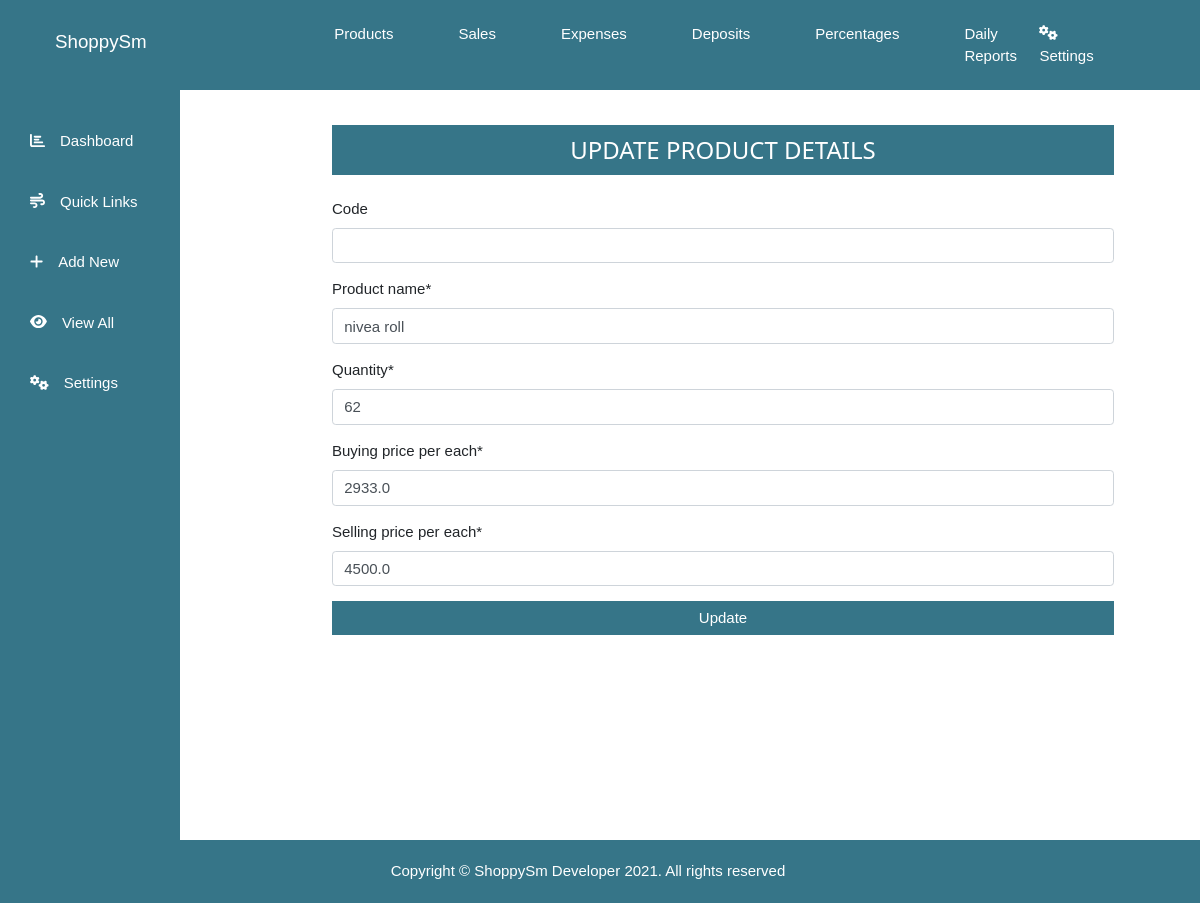
Screenshot of /Update/product/25/ (signed in) with the database file from the repository.
### istock_app/models.py (models this page shows, shortened)
class products(models.Model):
    code = models.CharField(max_length = 10, null=True, blank=True)
    product_name = models.CharField(max_length = 200, unique=True)
    quantity = models.PositiveIntegerField(default = 0)
    buying_price_per_each = models.FloatField(default = 0)
    selling_price_per_each = models.FloatField(default = 0)
    class Meta:
        verbose_name_plural = 'Products'

### istock_app/views.py (the view, shortened to what this page needs)
# urls.py: path('Update/product/<int:id>/', views.update_product, name='update_product'),
@login_required
@admin_login_required
def update_product(request, id):
    instance = get_object_or_404(products, pk = id)
    form = updateProductForm(request.POST or None, instance = instance)
    context = {
        'form': form,
    }
    myTemplate = 'istock/updateProduct.html'
    return render(request, myTemplate, context)

### istock_app/forms.py
class updateProductForm(forms.ModelForm):
    class Meta:
        model = products
        fields = '__all__'

### accounts/models.py (called while the page is built)
    def __str__(self):
        return self.username

### istock_app/templates/istock/updateProduct.html (shortened to what this page needs)
{% extends 'istock/base.html' %}
{% load crispy_forms_tags %}
{% block content%}
  <div class="outer_container">
    <div class="container">
      <div class="row">
        <div class="col-md-10 offset-md-1">
          <div class="contents">
            <div class="heading mt-5">
            <h3> UPDATE PRODUCT DETAILS</h3>
            </div>
            <form action="" method="post" class="mt-4">
              {{ form | crispy}}
              <button class="btn btn-primary btn-block" type="submit" name="button">Update</button>
            </form>
          </div>
        </div>
      </div>
    </div>
  </div>
{% endblock%}

### istock_app/static/css/w3.css (style rules this page uses)
html { box-sizing:border-box }
*,*:before,*:after { box-sizing:inherit }
html { -ms-text-size-adjust:100%;-webkit-text-size-adjust:100% }
body { margin:0 }
button,input,select,textarea,optgroup { font:inherit;margin:0 }
button,input { overflow:visible }
button,select { text-transform:none }
button,[type=button],[type=reset],[type=submit] { -webkit-appearance:button }
html,body { font-family:Verdana,sans-serif;font-size:15px;line-height:1.5 }
html { overflow-x:hidden }
h3 { font-size:24px }
h1,h2,h3,h4,h5,h6 { font-family:"Segoe UI",Arial,sans-serif;font-weight:400;margin:10px 0 }

### istock_app/static/style.css (style rules this page uses)
body { --background : #367588; --hover : #adc6f0; --text : #fff; --linkNavTop: 40px; --decor: none; font-family: "Montserrat", sans-serif; }
.outer_container .contents { padding: 80px 0px; width: 80%; position:relative; left: 18vw; width: 85%; position:relative; left: 16vw; }
.outer_container .contents .heading { padding: 1px 0px; background: var(--background); height:50px; text-align: center; color: var(--text); }
.outer_container .row .contents form button { border: none; border-radius: 0px !important; }
.contents form button { background: var(--background) }

### rows the page displays
products: product_name "nivea roll", quantity "62", buying_price_per_each "2933.0", selling_price_per_each "4500.0"
